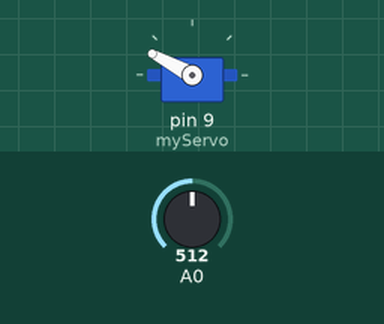
Simulated run of this sketch. Board: Arduino Uno, built with avr-gcc and run on an emulated ATmega328P. On the bench: servo. The test bench sets the inputs (shaded band); at power-on: A0 = 512. Random numbers use the default seed unless the sketch sets one; what the sketch prints to the serial monitor is not drawn.

Above: at 1.2 s.
1.3 s: A0 set to 318
At 1.69 s:
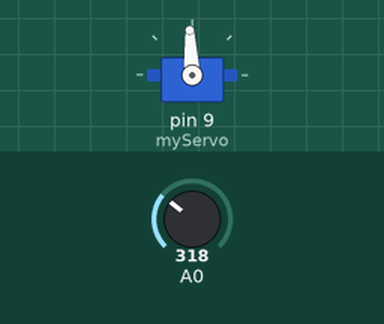
4.3 s: A0 set to 291
At 5.3 s:
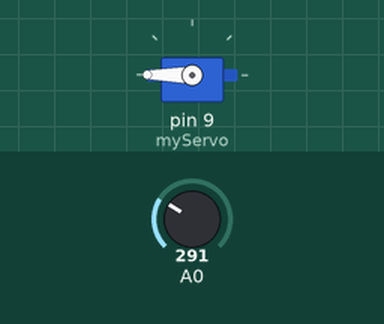
5.8 s: A0 set to 306
At 5.95 s:
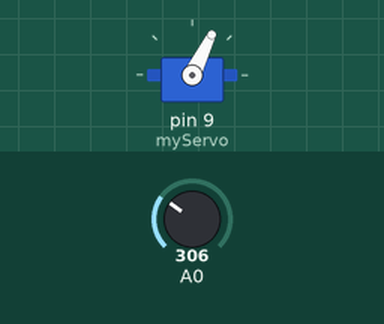
8.8 s: A0 set to 290
Timing chart, 0 to 11.3 s (numbered marks = the images above; inputs shaded):
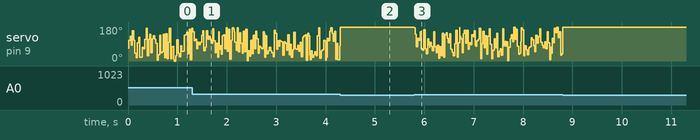

Measured:
- the behaviour switches between 300 and 299 on A0 (found by bisection; images 1 and 2)

The sketch:

ServoBoat.ino
```cpp
#include <Servo.h>

Servo myServo;
int knockSensor = 0;
int THRESHOLD = 300;


void setup() {
  // put your setup code here, to run once:
Serial.begin(9600);
myServo.attach(9);

}

void loop() {
  // put your main code here, to run repeatedly:
int val = analogRead(A0);
//val = map(val,0,1024,0,180);
 if (val >= THRESHOLD) {
val = random(0,180);
    Serial.println("Knock!");

 }
 myServo.write(val);
 }


//delay(1000);
```
